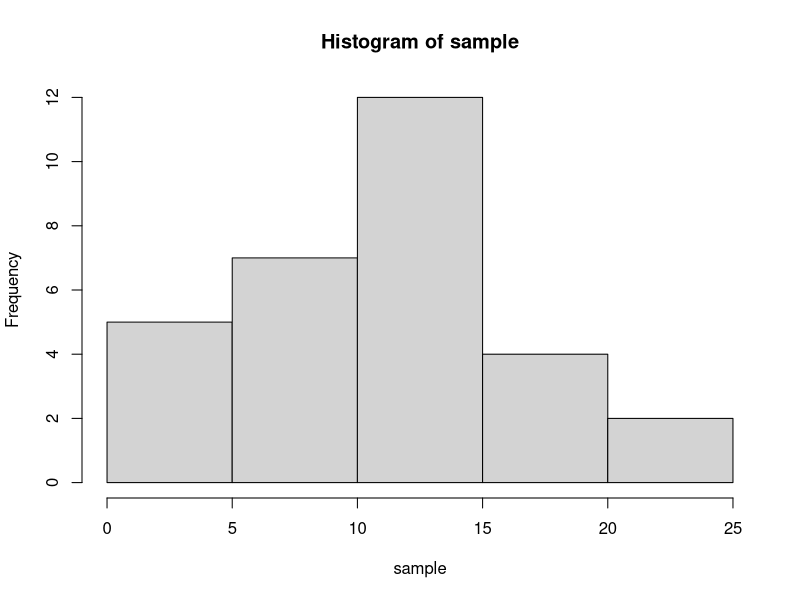
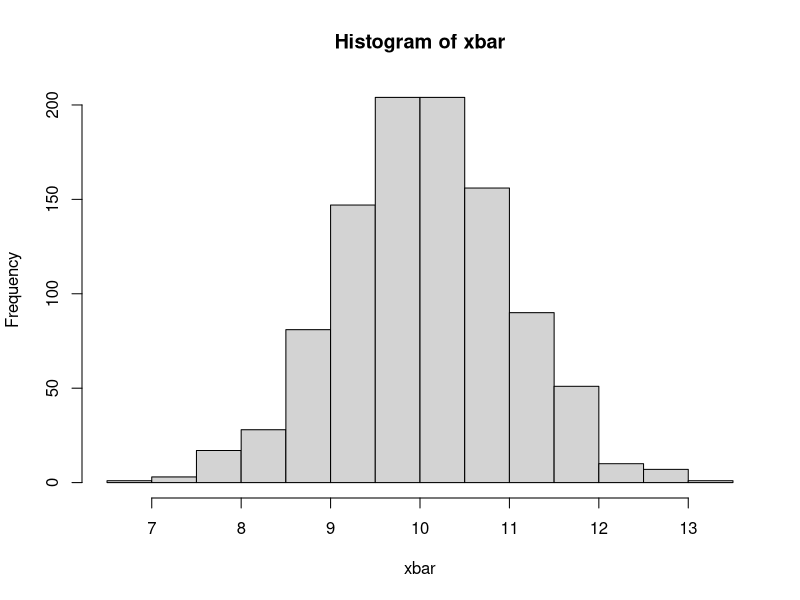
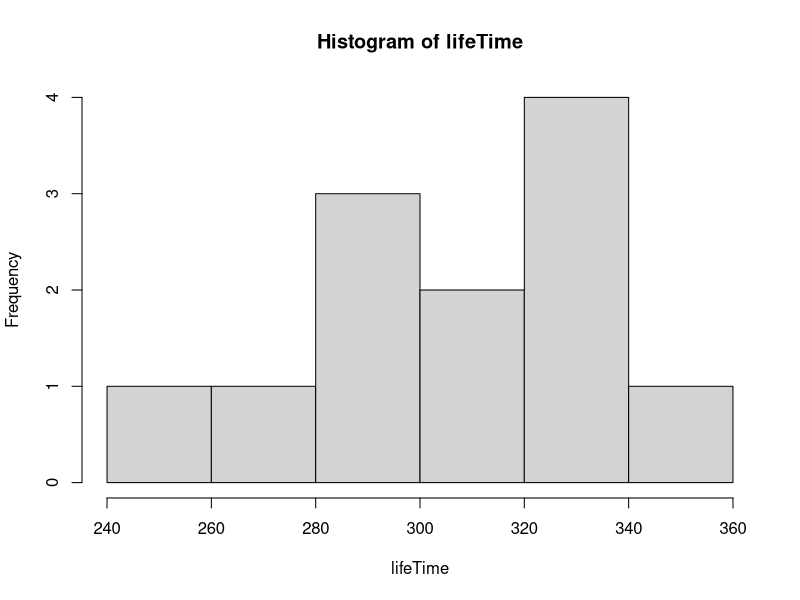
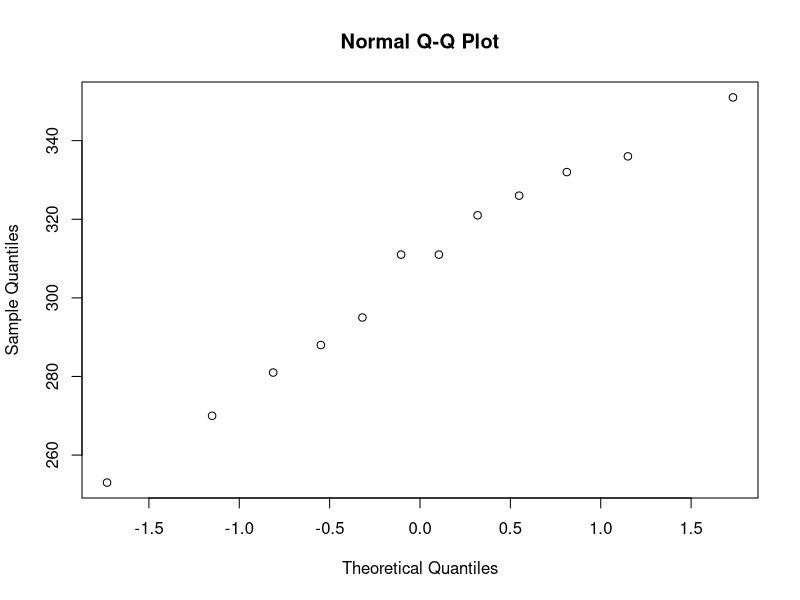

Reproduce these figures in R, in order.
## ---- chunk 1
knitr::opts_chunk$set(echo = TRUE, warning = FALSE, message = FALSE, fig.align = "center", comment = NA)
#library(tidyverse)
## ---- chunk 2

mu <- 10 # Population mean
sigma <- 5 # Population s.d.
n <- 30 # Sample size


# Generate a sample
sample <-  rnorm(n, mu, sigma) # This will create a sample from the normal distribution
#sample <- rexp(n, rate = 1/2) # This will create a sample from the exponetial distribution

# Looking at the sample (optional)
sample 

# Find the of the sample (xbar for the sample)
mean(sample)

# How does the samaple looks like?
hist(sample)


# Now repeat the above process 1000 times and find the average of means

xbar <- numeric(1000)

for (i in 1:1000){
  
  sample <- rnorm(n, mu, sigma)
  #sample <- rexp(n, rate = 1/2)
  xbar[i] <- mean(sample) 
}

# How does the samaple MEAN looks like?
mean(xbar)
sd(xbar)
hist(xbar)

# End of simulation
## ---- chunk 3

mu <- 10.5 # Population mean of interest
sigma <- 6.25 # Population sd of interest
n <- 15 # Sample size 


# Mean and the sd of the sampling distribution for xbar
meanxbar <- mu
sdxbar <- sigma/sqrt(n)

meanxbar
sdxbar

## ---- chunk 4

#less than for a normal
#pnorm(value,mean,sd)

pnorm(6, meanxbar, sdxbar)

#greater than for a normal
#1-pnorm(value,mean,sd)

1-pnorm(12, meanxbar, sdxbar)

#between for a normal
#pnorm(bigvalue,mean,sd)-pnorm(smallerval,mean,sd)

pnorm(58, meanxbar, sdxbar)-pnorm(58, meanxbar, sdxbar)

# Given the probability find the quantile
#qnorm(percentless,mean,sd)

qnorm(.9, meanxbar, sdxbar)

## ---- chunk 5
lifeTime <- c(321, 295, 332, 351, 281, 336, 311, 253, 270, 326, 311, 288)

ybar <- mean(lifeTime)
s <- sd(lifeTime)
n <- length(lifeTime)

CIlev <- .99

df <- n-1

alpha <- 1-CIlev
alphaovertwo <- alpha/2
oneminusalphaovertwo <- 1- alpha/2
tstar <- qt(oneminusalphaovertwo,df)

cat("Your Critical value (t*) is =", tstar, "\n")  #t in a CI formula (Critical value)

LowMu <- ybar - tstar * s/sqrt(n)
UpMu <- ybar + tstar * s/sqrt(n)

CI <- c(LowMu, UpMu)

cat("The ", CIlev*100, " % confidence interval for mu is", CI)
## ---- chunk 6
lifeTime <- c(321, 295, 332, 351, 281, 336, 311, 253, 270, 326, 311, 288)

hist(lifeTime) # Histogram to check normality

qqnorm(lifeTime) #Normal probability plot (or qq plot) to check normality
